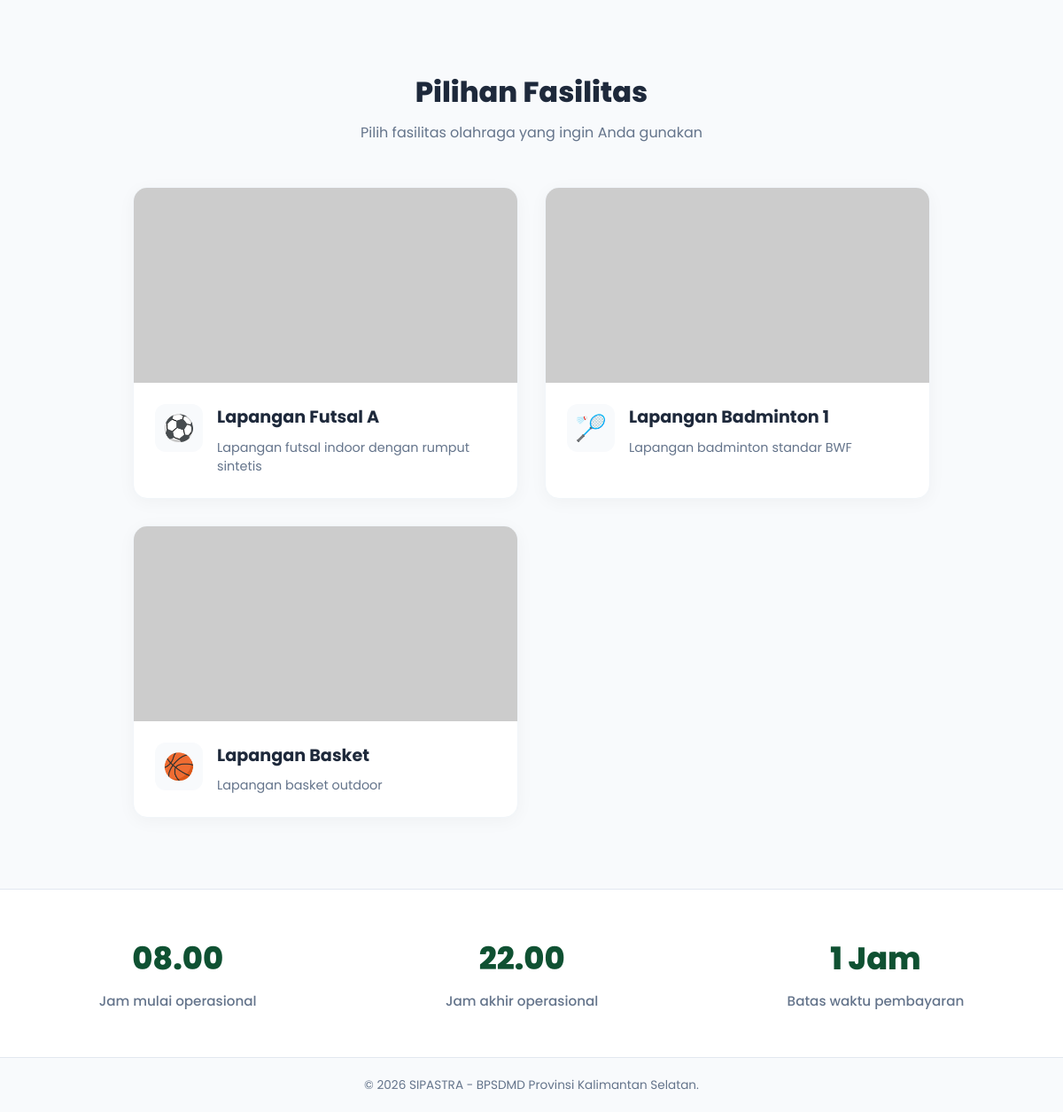
Before: / (lower part) with the older database file.
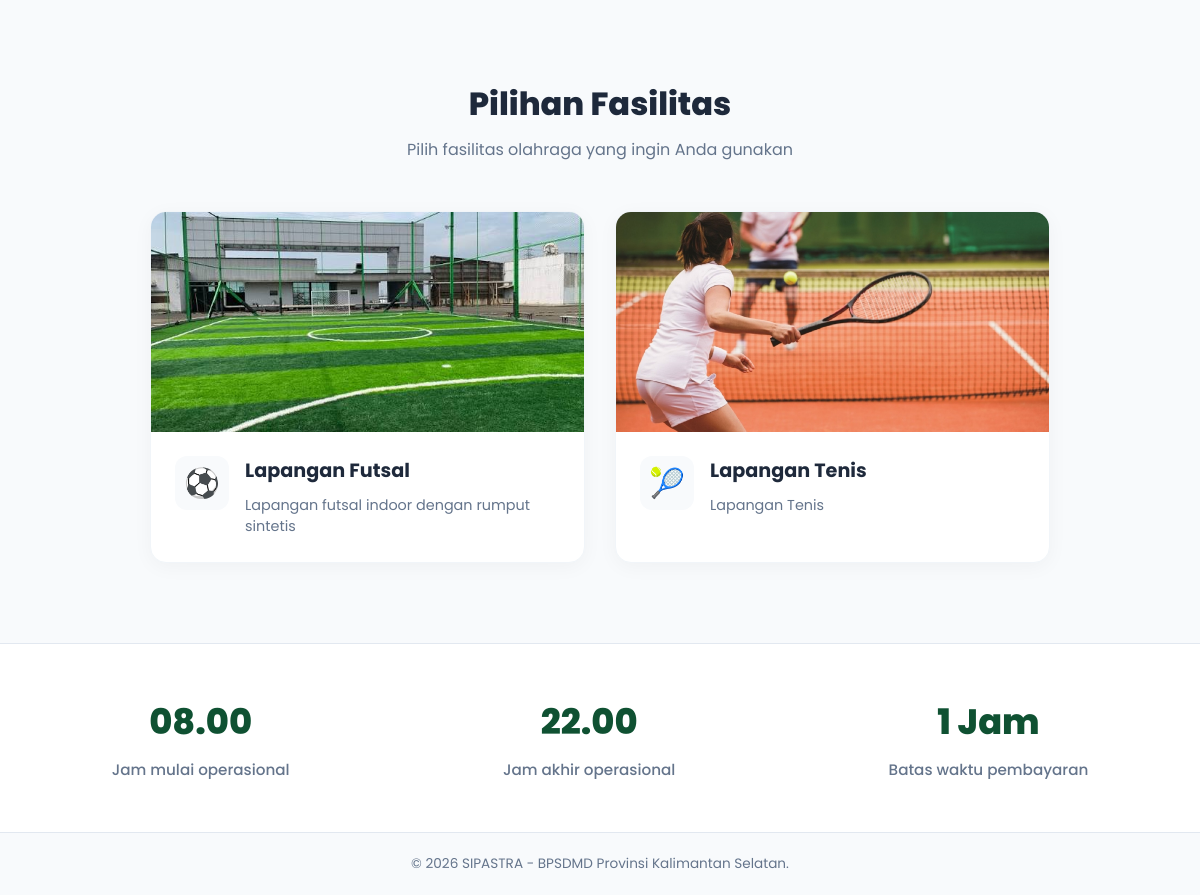
After: the same page with the newer database file.
### tables this page shows
CREATE TABLE `sarana` (
  `id` int(11) NOT NULL,
  `nama` varchar(100) NOT NULL,
  `slug` varchar(150) DEFAULT NULL,
  `jenis` varchar(50) DEFAULT NULL,
  `deskripsi` text DEFAULT NULL,
  `kelengkapan` text DEFAULT NULL,
  `harga_per_jam` decimal(12,2) NOT NULL,
  `gambar` varchar(255) DEFAULT NULL,
  `galeri` text DEFAULT NULL,
  `status` enum('tersedia','maintenance') DEFAULT 'tersedia',
  `created_at` timestamp NOT NULL DEFAULT current_timestamp()
);

### includes/functions.php (called while the page is built, shortened)
<?php
function e($str) { return htmlspecialchars($str ?? '', ENT_QUOTES, 'UTF-8'); }

### index.php (the view, shortened to what this page needs)
<?php
require_once __DIR__ . '/includes/auth.php';
$sarana = $conn->query("SELECT * FROM sarana WHERE status='tersedia' ORDER BY id ASC");
?>
<!DOCTYPE html>
<html lang="id">
<head>
<link rel="stylesheet" href="<?= BASE_URL ?>/assets/css/style.css">
<link rel="stylesheet" href="<?= BASE_URL ?>/assets/css/landing.css">
</head>
<body class="landing-body">
<section class="fasilitas-section" id="fasilitas">
  <div class="landing-container">
    <div class="section-header">
      <h2>Pilihan Fasilitas</h2>
      <p>Pilih fasilitas olahraga yang ingin Anda gunakan</p>
    </div>
    <div class="fasilitas-grid">
      <?php while($s = $sarana->fetch_assoc()): ?>
        <a href="<?= BASE_URL ?>/pages/detail_sarana.php?slug=<?= urlencode($s['slug'] ?: $s['id']) ?>" class="fasilitas-card">
          <div class="card-img">
            <?php if ($s['gambar']): ?>
              <img src="<?= BASE_URL ?>/assets/img/sarana/<?= e($s['gambar']) ?>" alt="<?= e($s['nama']) ?>">
            <?php else: ?>
              <img src="https://via.placeholder.com/600x400?text=<?= urlencode($s['nama']) ?>" alt="">
            <?php endif; ?>
          </div>
          <div class="card-body">
            <div class="card-icon">
              <?php
                $jenis = strtolower($s['jenis']);
                if (strpos($jenis, 'futsal') !== false || strpos($jenis, 'bola') !== false) echo '⚽';
                elseif (strpos($jenis, 'tenis') !== false) echo '🎾';
                elseif (strpos($jenis, 'badminton') !== false) echo '🏸';
                elseif (strpos($jenis, 'basket') !== false) echo '🏀';
                else echo '🏟️';
              ?>
            </div>
            <div class="card-text">
              <h3><?= e($s['nama']) ?></h3>
              <p><?= e($s['deskripsi']) ?></p>
            </div>
          </div>
        </a>
      <?php endwhile; ?>
    </div>
  </div>
</section>
<section class="stats-section" id="informasi">
  <div class="landing-container stats-grid">
    <div class="stat-item">
      <h3>08.00</h3>
      <p>Jam mulai operasional</p>
    </div>
    <div class="stat-item">
      <h3>22.00</h3>
      <p>Jam akhir operasional</p>
    </div>
    <div class="stat-item">
      <h3>1 Jam</h3>
      <p>Batas waktu pembayaran</p>
    </div>
  </div>
</section>
<footer style="text-align:center; padding:20px; background:#f8fafc; color:#64748b; font-size:.85rem; border-top:1px solid #e2e8f0;">
  &copy; <?= date('Y') ?> SIPASTRA - BPSDMD Provinsi Kalimantan Selatan.
</footer>
</body>
</html>

Changed rows visible on the page:
removed sarana: nama "Lapangan Basket", deskripsi "Lapangan basket outdoor"
changed sarana "Lapangan futsal indoor dengan rumput sintetis": gambar: picture added; nama "Lapangan Futsal A" → "Lapangan Futsal"
changed sarana: gambar: picture added; nama "Lapangan Badminton 1" → "Lapangan Tenis"; deskripsi "Lapangan badminton standar BWF" → "Lapangan Tenis"; jenis "🏸" → "🎾"
